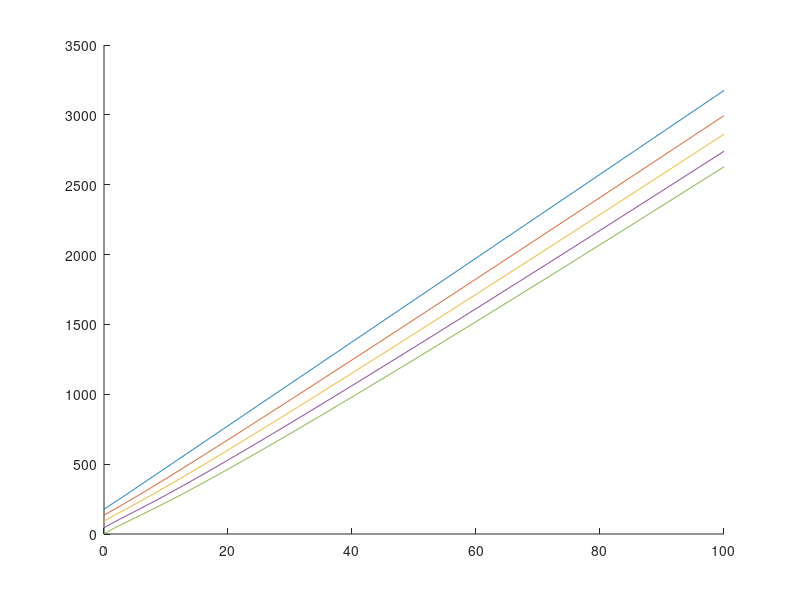
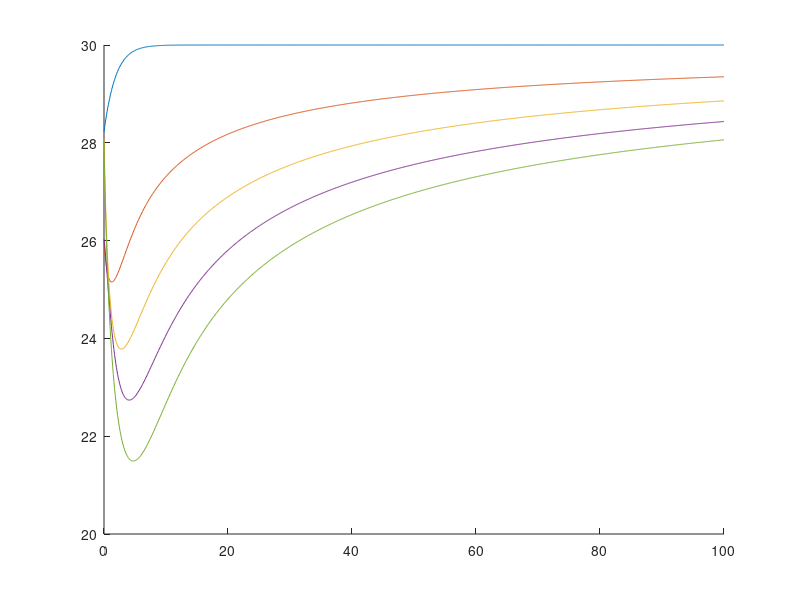
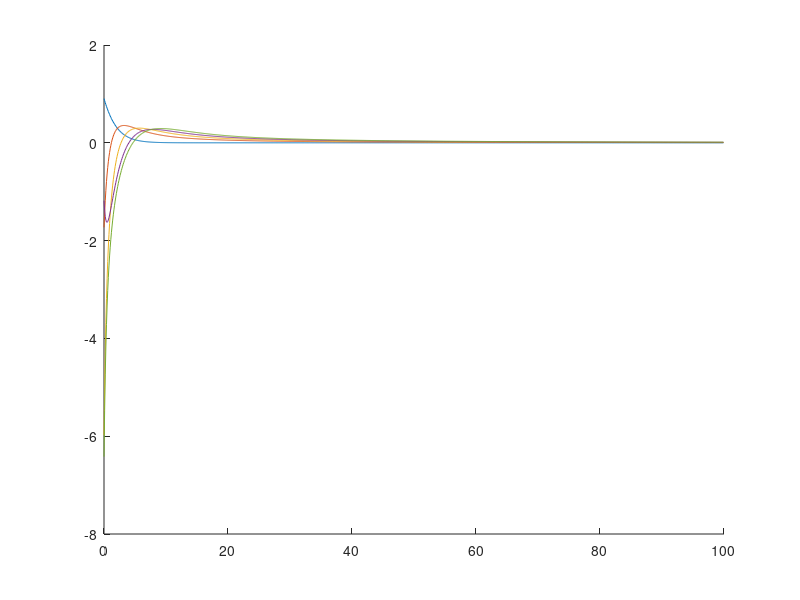

Source code (MATLAB) for these figures, in order:


% In the following code I try to simulate human driven vehicle so that we
% can play with Bayesian Linear regression and see how it works. Because
% here we do not use VR, we need to generate vehicle trajectories (mimicing
% humans) in a different way. To do that, we use a car-following model.
% This model is the IDM model (you can google it). Here We will do a simple
% example considering only a single road. Not a merging. Next we initialize
% some parameters for our simulation. 

Simulation_time = 100;
time_step = 0.1;
N = round(Simulation_time / time_step);

v_des = 30;        % desired speed (m/s)
T = 1.5;           % time headway (s)
s0 = 4;            % minimum gap (m), a.k.a. s0 (your "gamma")
num_vehicles = 5;

% --- Initialize
vehicles = struct([]);
for i = 1:num_vehicles
    vehicles(i).id = i;
    vehicles(i).road = 1;

    % Preallocate trajectories
    vehicles(i).pos   = nan(1, N+1);
    vehicles(i).speed = nan(1, N+1);
    vehicles(i).acc   = nan(1, N+1);

    % Initial states
    vehicles(i).pos(1)   = (num_vehicles - i) * (40 + s0) + 4*rand(); % spaced back
    vehicles(i).speed(1) = 25 + (30-25)*rand();                      % 25–30 m/s
    vehicles(i).acc(1)   = 0;

    % IDM params (per vehicle)
    vehicles(i).a     = 2 + (5-2)*rand();     % max accel
    vehicles(i).b     = 1 + (4-1)*rand();     % comfortable decel
    vehicles(i).delta = 3 + (4-3)*rand();     % accel exponent (usually 4)
    vehicles(i).Length = 4 + (6-4)*rand();    % vehicle length (m)

    % Predecessor index (0 = no leader)
    vehicles(i).preceding_vehicle_index = i-1;
end
vehicles(1).preceding_vehicle_index = 0; % leader



% --- Simulation loop. This is the main loop where we update our vehicle
% trajerctories based on the IDM model. Play a little bit to see how each
% variable works. 

% As a next you need to define a trigger condition and based on available
% data train using BLR and predict. In the paper you can find some hint on
% how to select the number of data to train etc. But to make it
% simple you can say if a vehicle passes 60 meters in distance I train
% using data I have. Then we can do some comparisons how the amount of data
% can influence conservatism. 


for t = 1:N
    % Recompute order & predecessors each step (by position)
    [~, order] = sort(arrayfun(@(v) v.pos(t), vehicles), 'descend'); % larger x = ahead
    % Map: who is ahead of whom. We do that in order to easily identify the
    % preceding vehicle. We will do something similar when we have merging,
    % but it will not be the same. 
    inv_order = zeros(1,num_vehicles);
    inv_order(order) = 1:num_vehicles;
    for k = 1:num_vehicles
        rk = inv_order(k); % rank in sorted list
        if rk == 1
            vehicles(k).preceding_vehicle_index = 0; % no leader
        else
            leader_id = order(rk - 1);
            vehicles(k).preceding_vehicle_index = leader_id;
        end
    end

    % Update each vehicle
    for i = 1:num_vehicles
        
        v  = vehicles(i).speed(t);
        %the following 3 parameters are associated with some
        %characteristics of the vehicles (like maximum acceleration or
        %comfortable deceleration) and are used by the IDM model. The
        %parameter del does not have a physical interpretation. Look the
        %IDM model in google to see what this parameter does (it is not
        %important for now tho).
        a0 = vehicles(i).a;
        b0 = vehicles(i).b;
        del= vehicles(i).delta;


        %we check if there is a preceding vehicle. If it is not we need to
        %consider a special case of the IDM which is much simpler(see else)
        if vehicles(i).preceding_vehicle_index >= 1

    % we calculate some parameters needed for the IDM Model
            j = vehicles(i).preceding_vehicle_index;  % leader index
            vL = vehicles(j).speed(t);
            x  = vehicles(i).pos(t);
            xL = vehicles(j).pos(t);

            % actual net spacing s (subtract leader length)
            s  = xL - x - vehicles(j).Length;
            s  = max(s, 1e-3); % avoid divide-by-zero

            dv = v - vL; % positive if approaching
            s_star = s0 + v*T + (v * dv) / (2*sqrt(a0*b0));

            acc = a0 * ( 1 - (v / v_des)^del - (s_star / s)^2 );
        else
            % Leader uses free-road term only
            acc = a0 * ( 1 - (v / v_des)^del );
        end

        % we we update our vehicles state based on the acceleration we
        % obtain from the IDM model.
        vehicles(i).acc(t)     = acc;
        vehicles(i).speed(t+1) = max(0, v + time_step * acc);
        vehicles(i).pos(t+1)   = vehicles(i).pos(t) + time_step * v + 0.5 * time_step^2 * acc;
    end
end


% Here we plot!


figure(1);
hold on 

t=0:time_step:Simulation_time;

for i=1:num_vehicles
    plot(t,vehicles(i).pos);
end

hold off

figure(2);

hold on 

t=0:time_step:Simulation_time;

for i=1:num_vehicles
    plot(t,vehicles(i).speed);
end

hold off

figure(3);

hold on 

t=0:time_step:Simulation_time;

for i=1:num_vehicles
    plot(t,vehicles(i).acc);
end

hold off
